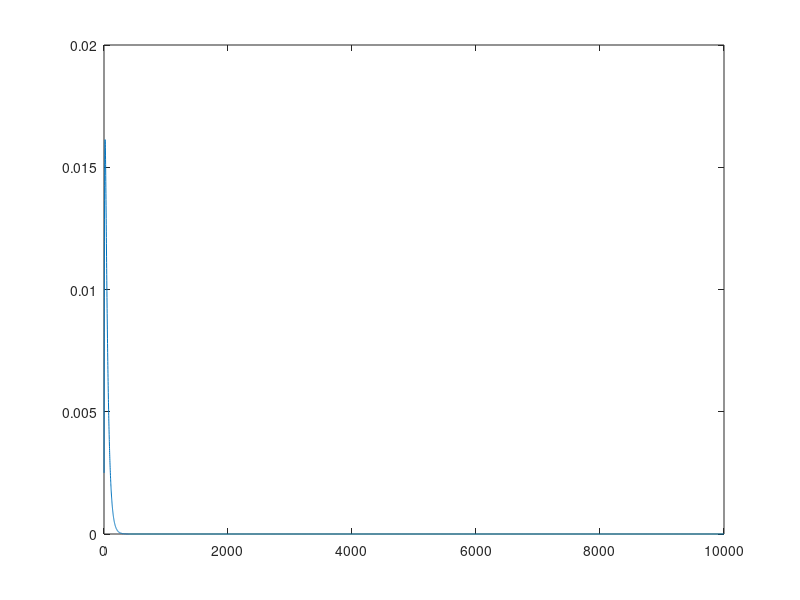

MATLAB code to generate this figure: (Note: this script raises an error after producing the figure.)
q = 252;
x = [1; zeros(q-1,1)];
a = 1-2/q; a2 = 1-10/q;
y1 = filter(1-a,[1, -a],x); 
y2 = filter(1-a,[1, -a],filter(1-a,[1, -a],x));
y3 = (y1 + 1.5*y2)/2;
y4 = -linspace(-q/3,q-q/3,q)'.^2/max(linspace(-q/3,q-q/3,q)'.^2)+1;
y5 = flip((1:q)'/q);
figure(20), plot([y1/max(y1) y2/max(y2) y3/max(y3), flip((1:q)'/q) ])
%figure(21), plot([y5 (y4+y5)/2 y4])
%% TEST TF filter on retunrs!!

q = 10000;
x = [1; zeros(q-1,1)];
a = 1-1/40; a2 = 1-1/10;
y1 = filter(1-a,[1, -a],x); y2 = filter(1-a2,[1, -a2],x);
y3 = cumsum(y2)-cumsum(y1); y3 = y3/sum(y3);
sum((1:q)'.*y3)
%y2 = filter(1-a,[1, -a],filter(1-a,[1, -a],x));
%y3 = (y1 + 1.5*y2)/2;
figure(20), plot(y3)




%%
yzv=yangzhang(cat(3,Open,High,Low,Close), Config.yz_tau);
yz = sqrt(yzv([1 1:end-1],:));
dZ = [nan(1,size(Close,2)) ; diff(lvcf(Close))]./yz;
corrMat_t = estCorrMat(dZ, 100, 'EMA'); %has paramters
%corrMat_tm1 = cat(3, corrMat_t(:,:,1), corrMat_t(:,:,1:end-1));
figure(1), hold on
plot(squeeze(corrMat_t(36,19,:)))
corrMat_t = estCorrMat(dZ, 100, 'dEMA');
plot(squeeze(corrMat_t(36,19,:)))
corrMat_t = estCorrMat(dZ, 100, 'avgEMA');
plot(squeeze(corrMat_t(36,19,:)))
